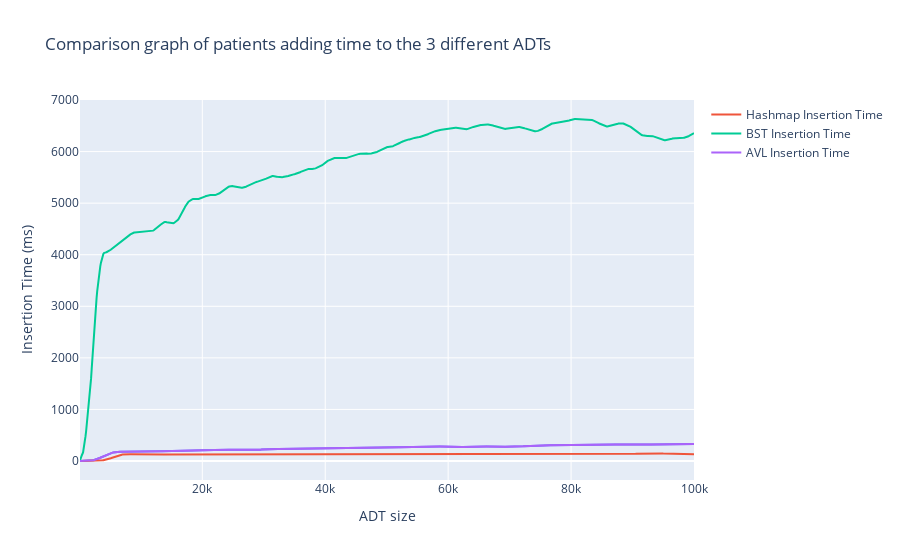

This figure's notebook cell:
### Code cell
n = 20  # the larger n is, the smoother curve will be
b = [1.0 / n] * n
a = 1

hashmap2 = hashmap
# hashmap2["t"] = lfilter(b, a, hashmap["t"])
# hashmap2["t"] = lfilter(b, a, hashmap["t"])


bst2 = bst
# bst2["t"] = lfilter(b, a, bst["t"])
# bst2["t"] = lfilter(b, a, bst["t"])

avl2 = avl
# avl2["t"] = lfilter(b, a, avl["t"])
# avl2["t"] = lfilter(b, a, avl["t"])

# avl['t'] = lfilter(b, a, avl["t"])
fig = px.line(avl2, x = 'n', y = 't', title='Comparison graph of patients adding time to the 3 different ADTs')

fig.add_scatter(x=hashmap2['n'], y=hashmap2['t'], name="Hashmap Insertion Time")
fig.add_scatter(x=bst2['n'], y=bst2['t'], name="BST Insertion Time")
fig.add_scatter(x=avl2['n'], y=avl2['t'], name="AVL Insertion Time")

fig.update_yaxes(title_text="Insertion Time (ms)")
fig.update_xaxes(title_text="ADT size")
fig.show()

### Figure 1 — Plotly figure (JSON) as saved in the notebook; plotly's stock layout.template omitted (floating-point values rounded to 4 significant figures; data arrays with more than 128 entries replaced by an {"elided": "..."} marker saying what was removed)
{"data": [{"hovertemplate": "n=%{x}<br>t=%{y}<extra></extra>", "legendgroup": "", "line": {"color": "#636efa", "dash": "solid"}, "marker": {"symbol": "circle"}, "mode": "lines", "name": "", "orientation": "v", "showlegend": false, "type": "scatter", "x": {"elided": "979 int values"}, "xaxis": "x", "y": {"elided": "979 float values"}, "yaxis": "y"}, {"name": "Hashmap Insertion Time", "type": "scatter", "x": {"elided": "945 int values"}, "y": {"elided": "945 float values"}}, {"name": "BST Insertion Time", "type": "scatter", "x": {"elided": "975 int values"}, "y": {"elided": "975 float values"}}, {"name": "AVL Insertion Time", "type": "scatter", "x": {"elided": "979 int values"}, "y": {"elided": "979 float values"}}], "layout": {"legend": {"tracegroupgap": 0}, "title": {"text": "Comparison graph of patients adding time to the 3 different ADTs"}, "xaxis": {"anchor": "y", "domain": [0, 1], "title": {"text": "ADT size"}}, "yaxis": {"anchor": "x", "domain": [0, 1], "title": {"text": "Insertion Time (ms)"}}}}
